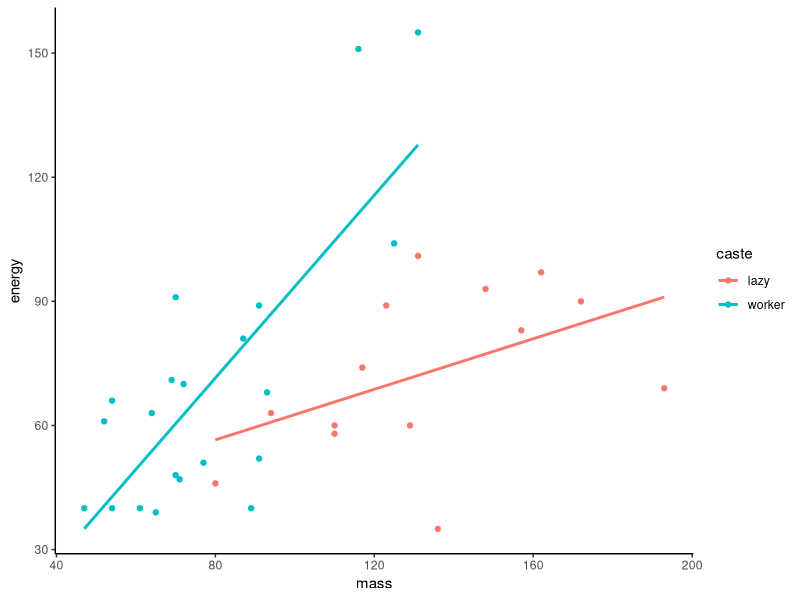

This chart was generated by the following R code:
## ---- chunk 1
knitr::opts_chunk$set(echo = TRUE)
library(ggplot2)
## ---- chunk 2
molerats <- read.csv('data/molerat-data.csv')## replace the inside of this with the path to the file.

ggplot(molerats)+
  aes(x = mass, y = energy, color = caste) +
  geom_point() +
  geom_smooth(method = "lm", se=F)+
  theme_classic()
